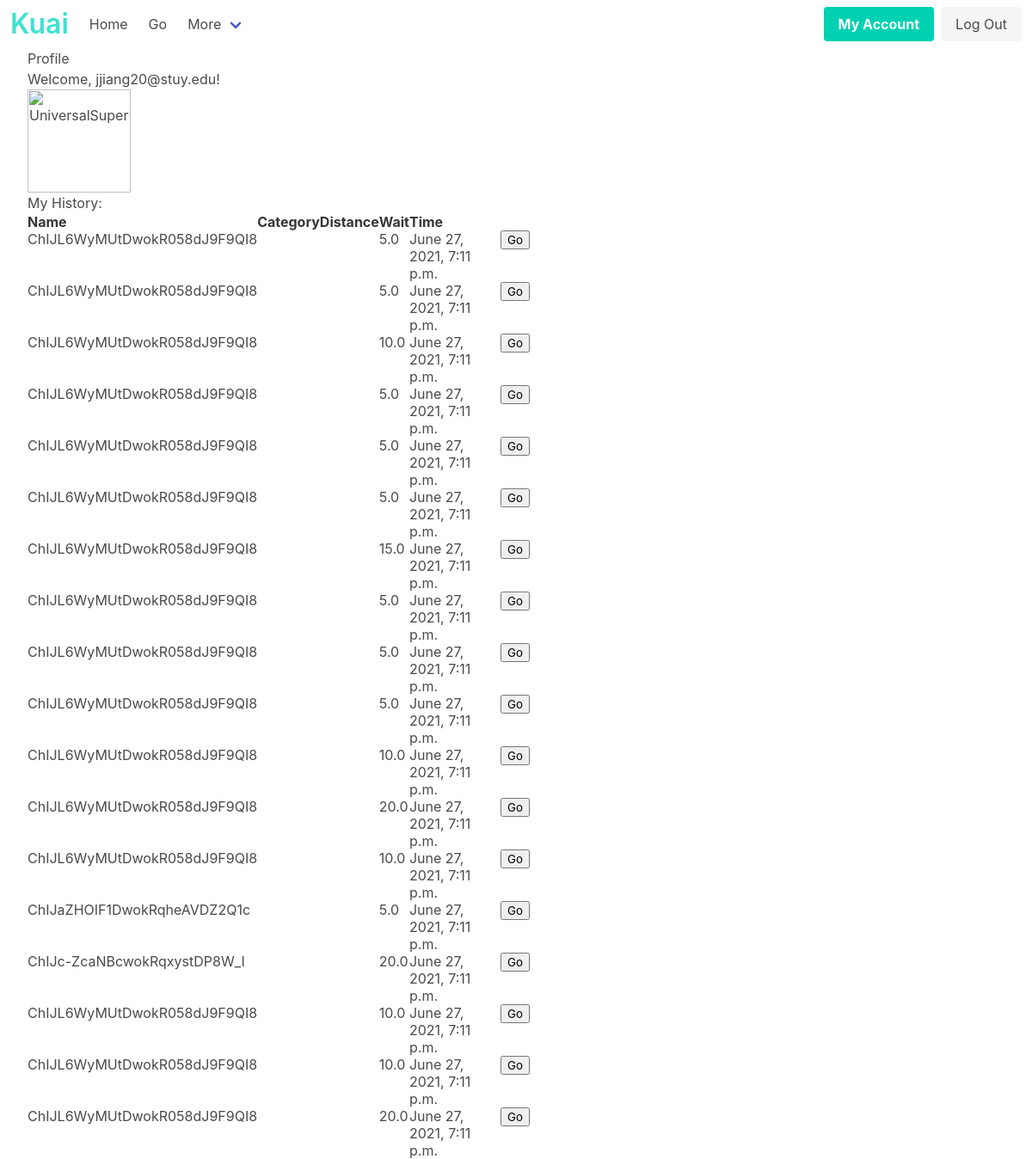
Page /profile (signed in) on the earlier database version.
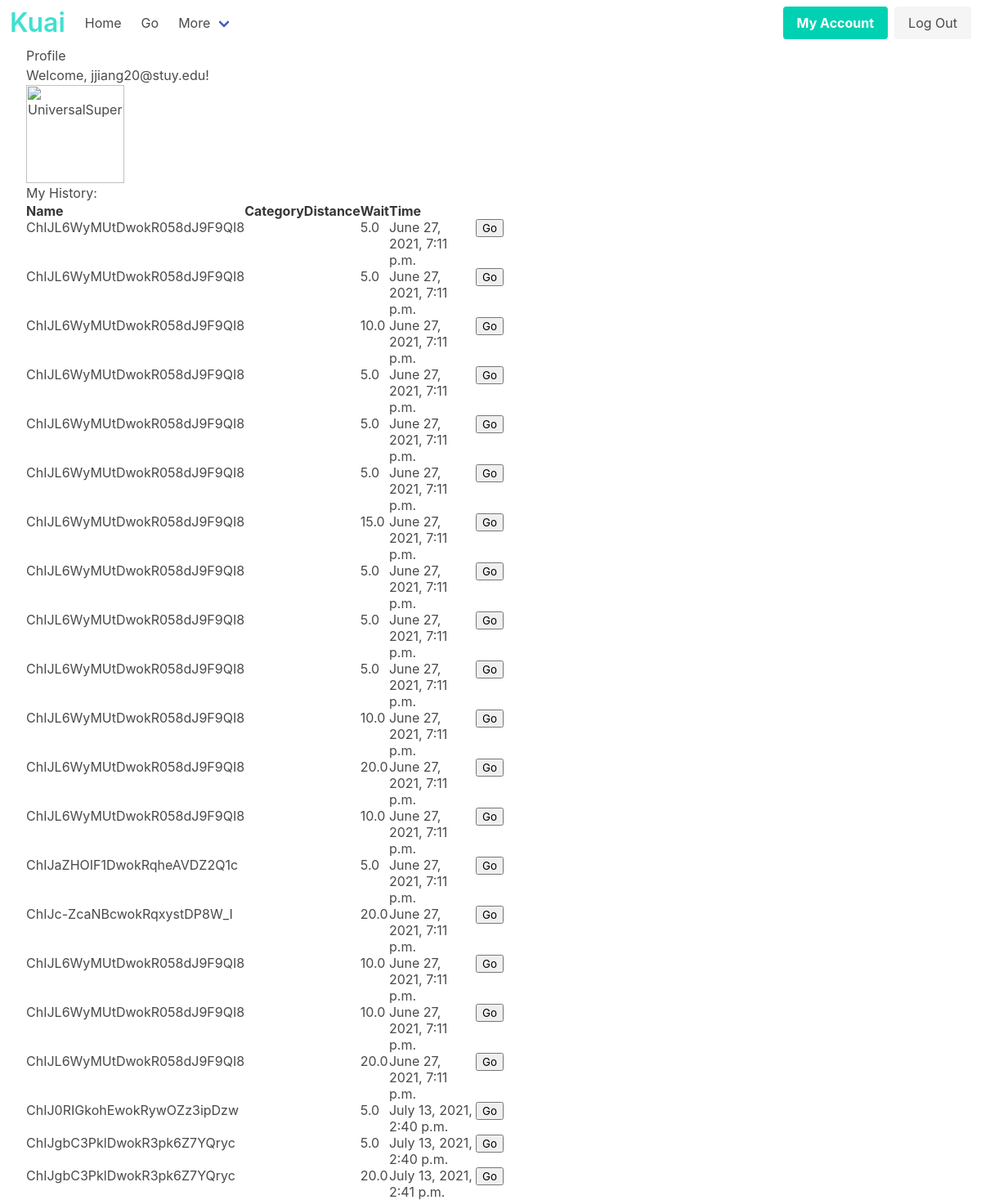
Same page on the later database version.
### Landing/models.py (models this page shows, shortened)
class waitData(models.Model):
    wait_time = models.FloatField(validators = [MinValueValidator(0)], null = False, blank = False)
    business = models.ForeignKey("Business", on_delete=models.CASCADE, related_name="review", null=True, blank=True)
    start_time = models.DateTimeField(default= django.utils.timezone.now, null= False, blank = False,)
    expiration_time = models.DateTimeField(default = getExperationTime, null = False, blank = False,)
    author = models.ForeignKey("Profile", related_name='all_time_updates', on_delete=CASCADE)
    REQUIRED_FIELDS = ['wait_time', 'author', 'business', 'expiration_time']

class Business(models.Model):
    lat = models.FloatField(blank = False, null = True)
    lon = models.FloatField(blank = False, null = True)
    verified = models.BooleanField(null = False, blank = False, default = False)
    expiration_time = models.DateTimeField(default=get_biz_expiration, null = False, blank = False)
    placeID = models.TextField(null = False, blank=False, unique = True, default = False)
    REQUIRED_FIELDS = ['lat', 'lon', 'verified', 'placeID', "expiration_time"]
    def get_short_name(self):
        return self.placeID
    objects = Business_Manager()

### Landing/views.py (the view)
# urls.py: path("profile", views.profile, name="profile"),
@login_required(login_url='/accounts/login/')
def profile(request):
    current_user = request.user
    print(current_user.id)
    for attr, value in vars(current_user).items():
        print("Attribute: " + str(attr or ""))
        print("Value: " + str(value or ""))
        print(current_user.profile.birth_date)
    print(current_user._wrapped.username)
    return render(request, "Landing/profile.html")

### Landing/models.py (called while the page is built, shortened)
    def to_python(self, value):
        class SubList(list):
            def __init__(self, token, *args):
                self.token = token
                super().__init__(*args)
        if isinstance(value, list):
            return value
        if value is None:
            return SubList(self.token)
        return SubList(self.token, value.split(self.token))

    def from_db_value(self, value, expression, connection):
        return self.to_python(value)

    def __str__(self):
        return self.username

### Landing/templates/Landing/profile.html (shortened to what this page needs)
{% load socialaccount %}
<html>
  <head>
    {% load static %}
    <link rel="stylesheet" type="text/css" href="{% static 'Landing/css/profile.css' %}">
  </head>
  {% block content %}
  {% include 'Landing/navbar.html' %}
<div id="profile">
  <h1>Profile</h1>
  {% if user.is_authenticated %}
<div id="maincontent">
  <div>
    <p>Welcome, {{ user.username }}!</p>
    <img class="is-rounded" src="../../bios/Landing/pfps/UniversalSuperUser" alt="UniversalSuperUser" width="120" height="90">
  <h1>My History: </h1>
  <table class="sortable">
  <thead class="thead">
    <tr class="tr">
        <th class="th">
          Name
        </th>
        <th class="th">Category</th>
        <th class="th">Distance</th>
        <th class="th">Wait</th>
        <th class="th">Time</th>
    </tr>
  </thead>
{% for i in user.profile.all_time_updates.all %}
  <tr class="tr">
    <td class="td"><span class="HistoryName">{{i.business.get_short_name}}</span></td>
    <td class="td"> </td>
    <td class="td"> </td>
    <td class="td">{{i.wait_time}}</td>
    <td class="td">{{i.start_time}}</td>
    <td class="sorttable_nosort"><button class="HistoryButtons">Go</button></td>
  </tr>
{% endfor%}
  </table>
</div>
<div id="map"></div>
{% else %}
<p>Welcome, friend!</p>
{% endif %}
</div>
  {% endblock %}
  </div>
</html>

Differences in the rows shown:
added waitData: business.get_short_name "ChIJ0RIGkohEwokRywOZz3ipDzw", wait_time "5.0", start_time "July 13, 2021, 2:40 p.m."
added waitData: business.get_short_name "ChIJgbC3PklDwokR3pk6Z7YQryc", wait_time "5.0", start_time "July 13, 2021, 2:40 p.m."
added waitData: business.get_short_name "ChIJgbC3PklDwokR3pk6Z7YQryc", wait_time "20.0", start_time "July 13, 2021, 2:41 p.m."
